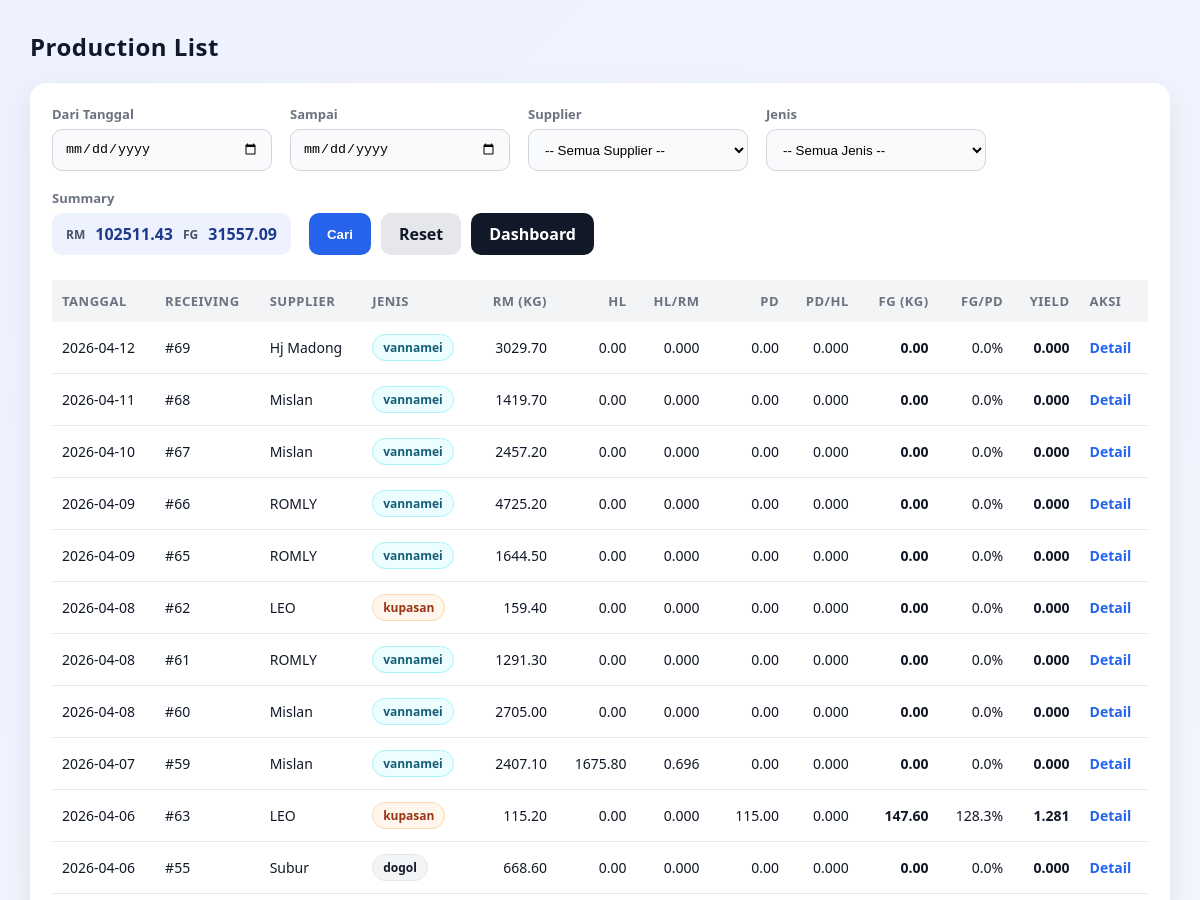
Before: /production/list (upper part) with the older database file.
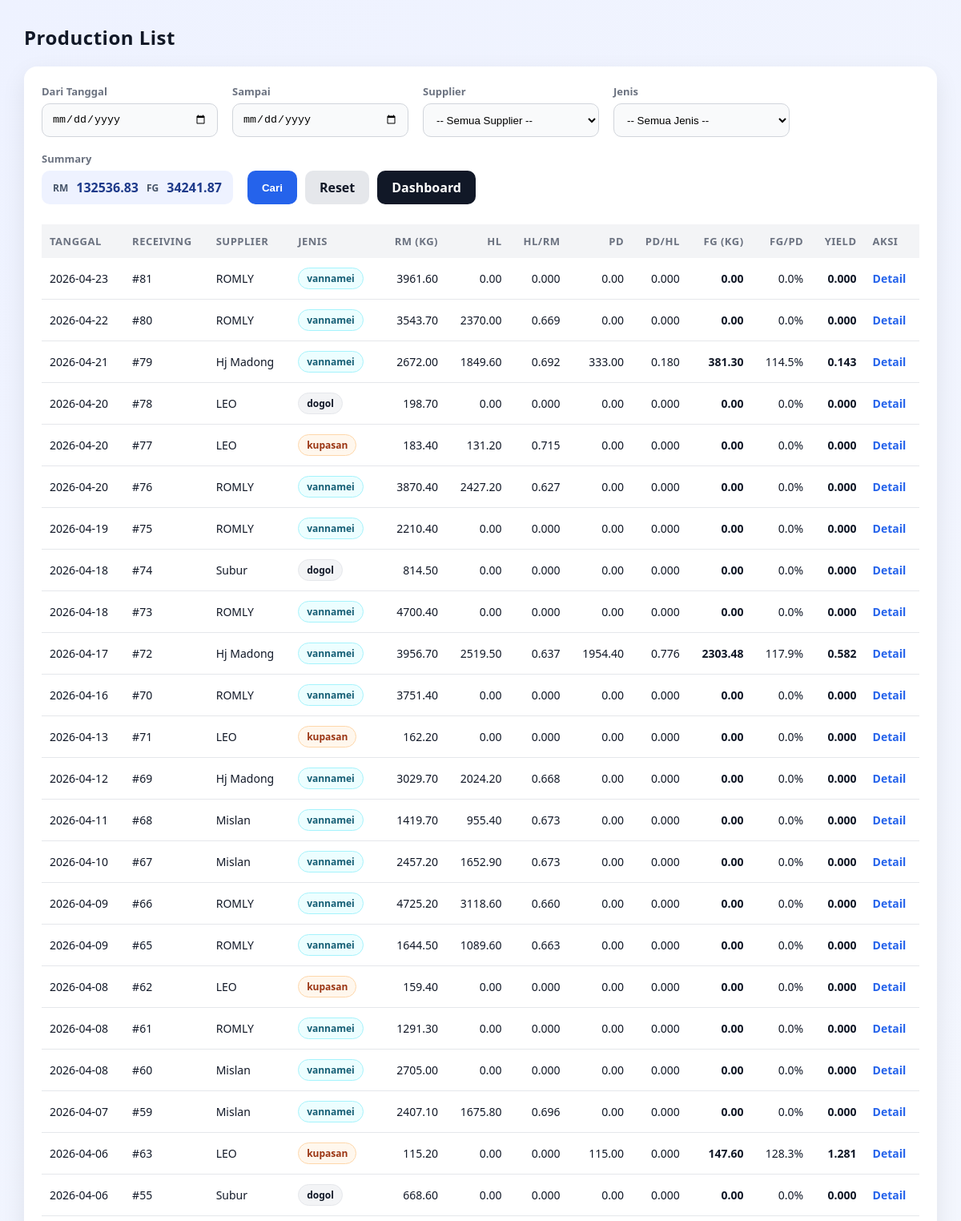
After: the same page with the newer database file.
### tables this page shows
CREATE TABLE receiving_header (
            id INTEGER PRIMARY KEY AUTOINCREMENT,
            receiving_no INTEGER NOT NULL UNIQUE,
            tanggal TEXT NOT NULL,
            supplier TEXT NOT NULL,
            jenis TEXT NOT NULL,
            fiber REAL DEFAULT 0,
            created_at TEXT DEFAULT (datetime('now','localtime'))
        );

### production/routes.py (the view)
@production_bp.route("/list")
def production_list():
    start = (request.args.get("start") or "").strip()
    end = (request.args.get("end") or "").strip()
    supplier = (request.args.get("supplier") or "").strip()
    jenis = (request.args.get("jenis") or "").strip().lower()
    conn = get_conn()
    try:
        rows = conn.execute("""
            SELECT
                rh.tanggal,
                rh.id AS receiving_id,
                rh.receiving_no,
                rh.supplier,
                rh.jenis,

                COALESCE(rm.rm_kg, 0) AS rm_kg,
                COALESCE(p.hl_kg, 0) AS hl_kg,
                COALESCE(pack.pd_kg, 0) AS pd_kg,
                COALESCE(pack.fg_kg, 0) AS fg_kg

            FROM receiving_header rh

            LEFT JOIN (
                SELECT header_id, SUM(netto) AS rm_kg
                FROM receiving_item
                GROUP BY header_id
            ) rm ON rm.header_id = rh.id

            LEFT JOIN production p ON p.receiving_id = rh.id

            LEFT JOIN (
                SELECT
                    production_id,
                    SUM(kupas_kg) AS pd_kg,
                    SUM((mc_qty * packs_per_mc + pack_qty) * pack_weight_g / 1000.0) AS fg_kg
                FROM production_packing
                GROUP BY production_id
            ) pack ON pack.production_id = p.id

            WHERE 1=1
              AND (? = '' OR rh.tanggal >= ?)
              AND (? = '' OR rh.tanggal <= ?)
              AND (? = '' OR LOWER(rh.supplier) = LOWER(?))
              AND (? = '' OR LOWER(rh.jenis) = ?)

            ORDER BY rh.tanggal DESC, rh.id DESC
        """, (
            start, start,
            end, end,
            supplier, supplier,
            jenis, jenis
        )).fetchall()
        rows = [dict(r) for r in rows]
        total_rm = sum((r.get("rm_kg") or 0) for r in rows)
        total_fg = sum((r.get("fg_kg") or 0) for r in rows)
        return render_template(
            "production/list.html",
            rows=rows,
            start=start,
            end=end,
            supplier=supplier,
            jenis=jenis,
            total_rm=total_rm,
            total_fg=total_fg
        )
    finally:
        conn.close()

### helpers/db.py (called while the page is built)
def get_conn():
    conn = sqlite3.connect(DB_PATH, timeout=30)
    conn.row_factory = sqlite3.Row
    conn.execute("PRAGMA foreign_keys = ON;")
    conn.execute("PRAGMA journal_mode = WAL;")
    return conn

### templates/production/list.html (shortened to what this page needs)
<!doctype html>
<html lang="id">
<head>
</head>
<body>
<div class="top">
  <h2>Production List</h2>
</div>
<div class="card">
  <form method="get" action="/production/list" class="filter-row">
    <div class="filter-item">
      <label>Dari Tanggal</label>
      <input type="date" name="start" value="{{ start or '' }}">
    </div>
    <div class="filter-item">
      <label>Sampai</label>
      <input type="date" name="end" value="{{ end or '' }}">
    </div>
    <div class="filter-item">
      <label>Supplier</label>
      <select id="supplier" name="supplier"></select>
    </div>
    <div class="filter-item">
      <label>Jenis</label>
      <select id="jenis" name="jenis"></select>
    </div>
    <div class="filter-item">
      <label>Summary</label>
      <div class="summary-pill">
        <span>RM</span> {{ "%.2f"|format(total_rm or 0) }}
        <span>FG</span> {{ "%.2f"|format(total_fg or 0) }}
      </div>
    </div>
    <div class="filter-actions">
      <button class="btn btn-primary" type="submit">Cari</button>
      <a class="btn btn-ghost" href="/production/list">Reset</a>
      <a class="btn btn-secondary" href="/dashboard">Dashboard</a>
    </div>
  </form>
  <table>
    <thead>
      <tr>
        <th>Tanggal</th>
        <th>Receiving</th>
        <th>Supplier</th>
        <th>Jenis</th>
        <th class="right">RM (kg)</th>
        <th class="right">HL</th>
        <th class="right">HL/RM</th>
        <th class="right">PD</th>
        <th class="right">PD/HL</th>
        <th class="right">FG (kg)</th>
        <th class="right">FG/PD</th>
        <th class="right">Yield</th>
        <th>Aksi</th>
      </tr>
    </thead>
    <tbody>
      {% for r in rows %}
        {% set rm = r.rm_kg or 0 %}
        {% set hl = r.hl_kg or 0 %}
        {% set pd = r.pd_kg or 0 %}
        {% set fg = r.fg_kg or 0 %}
        <tr>
          <td>{{ r.tanggal }}</td>
          <td>#{{ r.receiving_id }}</td>
          <td>{{ r.supplier }}</td>
          <td>
            {% set j = (r.jenis or '')|lower %}
            <span class="pill {{ j }}">{{ r.jenis or '-' }}</span>
          </td>
          <td class="right">{{ "%.2f"|format(rm) }}</td>
          <td class="right">{{ "%.2f"|format(hl) }}</td>
          <td class="right">{{ "%.3f"|format(hl/rm if rm>0 else 0) }}</td>
          <td class="right">{{ "%.2f"|format(pd) }}</td>
          <td class="right">{{ "%.3f"|format(pd/hl if hl>0 else 0) }}</td>
          <td class="right total-bold">{{ "%.2f"|format(fg) }}</td>
          <td class="right">{{ "%.1f"|format((fg/pd*100) if pd>0 else 0) }}%</td>
          <td class="right total-bold">{{ "%.3f"|format(fg/rm if rm>0 else 0) }}</td>
          <td>
            <div class="aksi">
              <a href="/production/detail/{{ r.receiving_id }}">Detail</a>
            </div>
          </td>
        </tr>
      {% endfor %}
    </tbody>
  </table>
</div>
</body>
</html>

Changed rows visible on the page:
added receiving_header: tanggal "2026-04-23", receiving_id "81", supplier "ROMLY", jenis "vannamei", rm "3961.60", hl "0.00", hl "0.000", pd "0.00", pd "0.000", fg "0.00", value "0.0", fg "0.000"
added receiving_header: tanggal "2026-04-22", receiving_id "80", supplier "ROMLY", jenis "vannamei", rm "3543.70", hl "2370.00", hl "0.669", pd "0.00", pd "0.000", fg "0.00", value "0.0", fg "0.000"
added receiving_header: tanggal "2026-04-21", receiving_id "79", supplier "Hj Madong", jenis "vannamei", rm "2672.00", hl "1849.60", hl "0.692", pd "333.00", pd "0.180", fg "381.30", value "114.5", fg "0.143"
added receiving_header: tanggal "2026-04-20", receiving_id "78", supplier "LEO", jenis "dogol", rm "198.70", hl "0.00", hl "0.000", pd "0.00", pd "0.000", fg "0.00", value "0.0", fg "0.000"
added receiving_header: tanggal "2026-04-20", receiving_id "77", supplier "LEO", jenis "kupasan", rm "183.40", hl "131.20", hl "0.715", pd "0.00", pd "0.000", fg "0.00", value "0.0", fg "0.000"
added receiving_header: tanggal "2026-04-20", receiving_id "76", supplier "ROMLY", jenis "vannamei", rm "3870.40", hl "2427.20", hl "0.627", pd "0.00", pd "0.000", fg "0.00", value "0.0", fg "0.000"
added receiving_header: tanggal "2026-04-19", receiving_id "75", supplier "ROMLY", jenis "vannamei", rm "2210.40", hl "0.00", hl "0.000", pd "0.00", pd "0.000", fg "0.00", value "0.0", fg "0.000"
added receiving_header: tanggal "2026-04-18", receiving_id "74", supplier "Subur", jenis "dogol", rm "814.50", hl "0.00", hl "0.000", pd "0.00", pd "0.000", fg "0.00", value "0.0", fg "0.000"
added receiving_header: tanggal "2026-04-18", receiving_id "73", supplier "ROMLY", jenis "vannamei", rm "4700.40", hl "0.00", hl "0.000", pd "0.00", pd "0.000", fg "0.00", value "0.0", fg "0.000"
added receiving_header: tanggal "2026-04-17", receiving_id "72", supplier "Hj Madong", jenis "vannamei", rm "3956.70", hl "2519.50", hl "0.637", pd "1954.40", pd "0.776", fg "2303.48", value "117.9", fg "0.582"
added receiving_header: tanggal "2026-04-16", receiving_id "70", supplier "ROMLY", jenis "vannamei", rm "3751.40", hl "0.00", hl "0.000", pd "0.00", pd "0.000", fg "0.00", value "0.0", fg "0.000"
added receiving_header: tanggal "2026-04-13", receiving_id "71", supplier "LEO", jenis "kupasan", rm "162.20", hl "0.00", hl "0.000", pd "0.00", pd "0.000", fg "0.00", value "0.0", fg "0.000"
computed for receiving_header id 69: hl "0.00" → "2024.20"; hl "0.000" → "0.668"
computed for receiving_header id 68: hl "0.00" → "955.40"; hl "0.000" → "0.673"
computed for receiving_header id 67: hl "0.00" → "1652.90"; hl "0.000" → "0.673"
computed for receiving_header id 66: hl "0.00" → "3118.60"; hl "0.000" → "0.660"
computed for receiving_header id 65: hl "0.00" → "1089.60"; hl "0.000" → "0.663"
Other visible differences:
{{ "%.2f"|format(total_rm or 0) }}: "102511.43" → "132536.83"
{{ "%.2f"|format(total_fg or 0) }}: "31557.09" → "34241.87"
